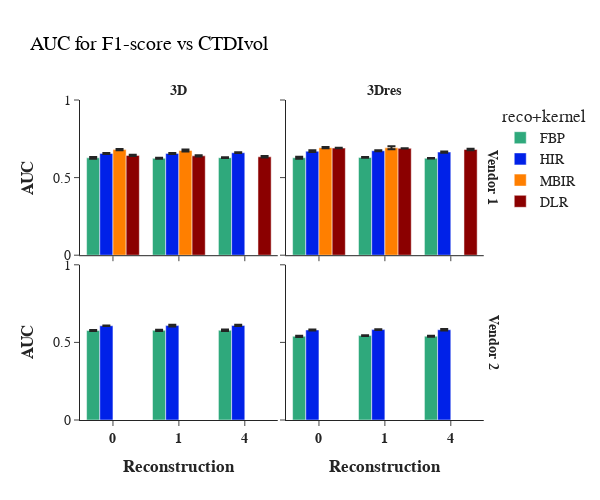

Notebook source saved alongside this figure:
### Code cell
fig = px.bar(aucs_df_mean[aucs_df_mean["measure_point"].isin(['0', '1', '4'])], x="measure_point", y="AUC_mean", error_y="AUC_std", color="reco+kernel", barmode="group",
       title="AUC for F1-score vs CTDIvol", template="simple_white", range_y=[0,1], facet_row="ct", facet_col="network",
       category_orders={"reco+kernel": ["FBP", "HIR", "MBIR", "DLR"],
                        "ct": ["<b>Vendor 1", "<b>Vendor 2"],
                        "network": ["<b>3D", "<b>3Dres"]},
                        color_discrete_sequence=["#2FA97C", "#0021E8", "#FF7F00", "darkred"],)


fig.update_xaxes(title_text="<b>Reconstruction", row=1) 
fig.update_yaxes(title_text="<b>AUC", col=1)
fig.update_xaxes(tickprefix="<b>",ticksuffix ="</b>")
fig.for_each_annotation(lambda a: a.update(text=a.text.split("=")[1]))

fig.update_layout(
       font_family="Arial",
       font_size=14,
       title_font_family="Arial",
       title_font_color="black",
       height=500,
       width=600
       )
fig.show()
#fig.write_image(os.path.join(output_dir, f"lesion_seg_f1_score_auc_dicethreshold_{dice_detection_threshold}.png"))

### Figure 1 — Plotly figure (JSON) as saved in the notebook; plotly's stock layout.template omitted (floating-point values rounded to 4 significant figures)
{"data": [{"alignmentgroup": "True", "error_y": {"array": [0.005239, 0.002901, 0.002813]}, "hovertemplate": "reco+kernel=FBP<br>ct=<b>Vendor 1<br>network=<b>3D<br>measure_point=%{x}<br>AUC_mean=%{y}<extra></extra>", "legendgroup": "FBP", "marker": {"color": "#2FA97C", "pattern": {"shape": ""}}, "name": "FBP", "offsetgroup": "FBP", "orientation": "v", "showlegend": true, "textposition": "auto", "type": "bar", "x": ["0", "1", "4"], "xaxis": "x3", "y": [0.6275, 0.6244, 0.6284], "yaxis": "y3"}, {"alignmentgroup": "True", "error_y": {"array": [0.005868, 0.002241, 0.002201]}, "hovertemplate": "reco+kernel=FBP<br>ct=<b>Vendor 1<br>network=<b>3Dres<br>measure_point=%{x}<br>AUC_mean=%{y}<extra></extra>", "legendgroup": "FBP", "marker": {"color": "#2FA97C", "pattern": {"shape": ""}}, "name": "FBP", "offsetgroup": "FBP", "orientation": "v", "showlegend": false, "textposition": "auto", "type": "bar", "x": ["0", "1", "4"], "xaxis": "x4", "y": [0.6279, 0.6303, 0.6248], "yaxis": "y4"}, {"alignmentgroup": "True", "error_y": {"array": [0.003504, 0.004259, 0.004579]}, "hovertemplate": "reco+kernel=FBP<br>ct=<b>Vendor 2<br>network=<b>3D<br>measure_point=%{x}<br>AUC_mean=%{y}<extra></extra>", "legendgroup": "FBP", "marker": {"color": "#2FA97C", "pattern": {"shape": ""}}, "name": "FBP", "offsetgroup": "FBP", "orientation": "v", "showlegend": false, "textposition": "auto", "type": "bar", "x": ["0", "1", "4"], "xaxis": "x", "y": [0.577, 0.5779, 0.5781], "yaxis": "y"}, {"alignmentgroup": "True", "error_y": {"array": [0.004096, 0.00274, 0.00287]}, "hovertemplate": "reco+kernel=FBP<br>ct=<b>Vendor 2<br>network=<b>3Dres<br>measure_point=%{x}<br>AUC_mean=%{y}<extra></extra>", "legendgroup": "FBP", "marker": {"color": "#2FA97C", "pattern": {"shape": ""}}, "name": "FBP", "offsetgroup": "FBP", "orientation": "v", "showlegend": false, "textposition": "auto", "type": "bar", "x": ["0", "1", "4"], "xaxis": "x2", "y": [0.5392, 0.5439, 0.54], "yaxis": "y2"}, {"alignmentgroup": "True", "error_y": {"array": [0.003099, 0.003225, 0.002391]}, "hovertemplate": "reco+kernel=HIR<br>ct=<b>Vendor 1<br>network=<b>3D<br>measure_point=%{x}<br>AUC_mean=%{y}<extra></extra>", "legendgroup": "HIR", "marker": {"color": "#0021E8", "pattern": {"shape": ""}}, "name": "HIR", "offsetgroup": "HIR", "orientation": "v", "showlegend": true, "textposition": "auto", "type": "bar", "x": ["0", "1", "4"], "xaxis": "x3", "y": [0.6558, 0.6561, 0.6602], "yaxis": "y3"}, {"alignmentgroup": "True", "error_y": {"array": [0.005698, 0.002908, 0.004206]}, "hovertemplate": "reco+kernel=HIR<br>ct=<b>Vendor 1<br>network=<b>3Dres<br>measure_point=%{x}<br>AUC_mean=%{y}<extra></extra>", "legendgroup": "HIR", "marker": {"color": "#0021E8", "pattern": {"shape": ""}}, "name": "HIR", "offsetgroup": "HIR", "orientation": "v", "showlegend": false, "textposition": "auto", "type": "bar", "x": ["0", "1", "4"], "xaxis": "x4", "y": [0.6699, 0.673, 0.6645], "yaxis": "y4"}, {"alignmentgroup": "True", "error_y": {"array": [0.001386, 0.005502, 0.004186]}, "hovertemplate": "reco+kernel=HIR<br>ct=<b>Vendor 2<br>network=<b>3D<br>measure_point=%{x}<br>AUC_mean=%{y}<extra></extra>", "legendgroup": "HIR", "marker": {"color": "#0021E8", "pattern": {"shape": ""}}, "name": "HIR", "offsetgroup": "HIR", "orientation": "v", "showlegend": false, "textposition": "auto", "type": "bar", "x": ["0", "1", "4"], "xaxis": "x", "y": [0.6074, 0.6083, 0.6092], "yaxis": "y"}, {"alignmentgroup": "True", "error_y": {"array": [0.002932, 0.002693, 0.004257]}, "hovertemplate": "reco+kernel=HIR<br>ct=<b>Vendor 2<br>network=<b>3Dres<br>measure_point=%{x}<br>AUC_mean=%{y}<extra></extra>", "legendgroup": "HIR", "marker": {"color": "#0021E8", "pattern": {"shape": ""}}, "name": "HIR", "offsetgroup": "HIR", "orientation": "v", "showlegend": false, "textposition": "auto", "type": "bar", "x": ["0", "1", "4"], "xaxis": "x2", "y": [0.5803, 0.5824, 0.5817], "yaxis": "y2"}, {"alignmentgroup": "True", "error_y": {"array": [0.004398, 0.006934]}, "hovertemplate": "reco+kernel=MBIR<br>ct=<b>Vendor 1<br>network=<b>3D<br>measure_point=%{x}<br>AUC_mean=%{y}<extra></extra>", "legendgroup": "MBIR", "marker": {"color": "#FF7F00", "pattern": {"shape": ""}}, "name": "MBIR", "offsetgroup": "MBIR", "orientation": "v", "showlegend": true, "textposition": "auto", "type": "bar", "x": ["0", "1"], "xaxis": "x3", "y": [0.6804, 0.6745], "yaxis": "y3"}, {"alignmentgroup": "True", "error_y": {"array": [0.004254, 0.00958]}, "hovertemplate": "reco+kernel=MBIR<br>ct=<b>Vendor 1<br>network=<b>3Dres<br>measure_point=%{x}<br>AUC_mean=%{y}<extra></extra>", "legendgroup": "MBIR", "marker": {"color": "#FF7F00", "pattern": {"shape": ""}}, "name": "MBIR", "offsetgroup": "MBIR", "orientation": "v", "showlegend": false, "textposition": "auto", "type": "bar", "x": ["0", "1"], "xaxis": "x4", "y": [0.6929, 0.6918], "yaxis": "y4"}, {"alignmentgroup": "True", "error_y": {"array": [0.004014, 0.003696, 0.004742]}, "hovertemplate": "reco+kernel=DLR<br>ct=<b>Vendor 1<br>network=<b>3D<br>measure_point=%{x}<br>AUC_mean=%{y}<extra></extra>", "legendgroup": "DLR", "marker": {"color": "darkred", "pattern": {"shape": ""}}, "name": "DLR", "offsetgroup": "DLR", "orientation": "v", "showlegend": true, "textposition": "auto", "type": "bar", "x": ["0", "1", "4"], "xaxis": "x3", "y": [0.6429, 0.6402, 0.6341], "yaxis": "y3"}, {"alignmentgroup": "True", "error_y": {"array": [0.001566, 0.001269, 0.00496]}, "hovertemplate": "reco+kernel=DLR<br>ct=<b>Vendor 1<br>network=<b>3Dres<br>measure_point=%{x}<br>AUC_mean=%{y}<extra></extra>", "legendgroup": "DLR", "marker": {"color": "darkred", "pattern": {"shape": ""}}, "name": "DLR", "offsetgroup": "DLR", "orientation": "v", "showlegend": false, "textposition": "auto", "type": "bar", "x": ["0", "1", "4"], "xaxis": "x4", "y": [0.6901, 0.6884, 0.681], "yaxis": "y4"}], "layout": {"annotations": [{"font": {}, "showarrow": false, "text": "<b>3D", "x": 0.24, "xanchor": "center", "xref": "paper", "y": 1, "yanchor": "bottom", "yref": "paper"}, {"font": {}, "showarrow": false, "text": "<b>3Dres", "x": 0.74, "xanchor": "center", "xref": "paper", "y": 1, "yanchor": "bottom", "yref": "paper"}, {"font": {}, "showarrow": false, "text": "<b>Vendor 2", "textangle": 90, "x": 0.98, "xanchor": "left", "xref": "paper", "y": 0.2425, "yanchor": "middle", "yref": "paper"}, {"font": {}, "showarrow": false, "text": "<b>Vendor 1", "textangle": 90, "x": 0.98, "xanchor": "left", "xref": "paper", "y": 0.7575, "yanchor": "middle", "yref": "paper"}], "barmode": "group", "font": {"family": "Arial", "size": 14}, "height": 500, "legend": {"title": {"text": "reco+kernel"}, "tracegroupgap": 0}, "title": {"font": {"color": "black", "family": "Arial"}, "text": "AUC for F1-score vs CTDIvol"}, "width": 600, "xaxis": {"anchor": "y", "domain": [0, 0.48], "tickprefix": "<b>", "ticksuffix": "</b>", "title": {"text": "<b>Reconstruction"}}, "xaxis2": {"anchor": "y2", "domain": [0.5, 0.98], "matches": "x", "tickprefix": "<b>", "ticksuffix": "</b>", "title": {"text": "<b>Reconstruction"}}, "xaxis3": {"anchor": "y3", "domain": [0, 0.48], "matches": "x", "showticklabels": false, "tickprefix": "<b>", "ticksuffix": "</b>"}, "xaxis4": {"anchor": "y4", "domain": [0.5, 0.98], "matches": "x", "showticklabels": false, "tickprefix": "<b>", "ticksuffix": "</b>"}, "yaxis": {"anchor": "x", "domain": [0, 0.485], "range": [0, 1], "title": {"text": "<b>AUC"}}, "yaxis2": {"anchor": "x2", "domain": [0, 0.485], "matches": "y", "showticklabels": false}, "yaxis3": {"anchor": "x3", "domain": [0.515, 1], "matches": "y", "range": [0, 1], "title": {"text": "<b>AUC"}}, "yaxis4": {"anchor": "x4", "domain": [0.515, 1], "matches": "y", "showticklabels": false}}}
